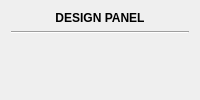
  <widget class="QWidget" name="centralWidget">
   <layout class="QGridLayout" name="gridLayout_5">
    <item row="0" column="0">
     <widget class="QLabel" name="label_8">
      <property name="sizePolicy">
       <sizepolicy hsizetype="Preferred" vsizetype="Fixed">
        <horstretch>0</horstretch>
        <verstretch>0</verstretch>
       </sizepolicy>
      </property>
      <property name="font">
       <font>
        <weight>75</weight>
        <bold>true</bold>
       </font>
      </property>
      <property name="text">
       <string>DESIGN PANEL</string>
      </property>
      <property name="alignment">
       <set>Qt::AlignCenter</set>
      </property>
     </widget>
    </item>
    <item row="2" column="0">
     <layout class="QGridLayout" name="gridLayout_2">
      <item row="0" column="0">
       <layout class="QGridLayout" name="designPanelLayout">
        <item row="0" column="0">
         <widget class="QWidget" name="tmpWidget" native="true">
          <property name="sizePolicy">
           <sizepolicy hsizetype="Preferred" vsizetype="MinimumExpanding">
            <horstretch>0</horstretch>
            <verstretch>0</verstretch>
           </sizepolicy>
          </property>
         </widget>
        </item>
       </layout>
      </item>
     </layout>
    </item>
    <item row="1" column="0">
     <widget class="Line" name="line">
      <property name="orientation">
       <enum>Qt::Horizontal</enum>
      </property>
     </widget>
    </item>
   </layout>
  </widget>
